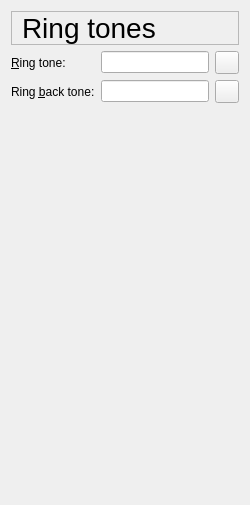
     <widget class="QWidget" name="pageRingTones">
      <layout class="QVBoxLayout">
       <item>
        <widget class="QLabel" name="ringtonesTitleTextLabel">
         <property name="font">
          <font>
           <pointsize>21</pointsize>
          </font>
         </property>
         <property name="frameShape">
          <enum>QFrame::StyledPanel</enum>
         </property>
         <property name="text">
          <string>Ring tones</string>
         </property>
         <property name="wordWrap">
          <bool>false</bool>
         </property>
         <property name="indent">
          <number>10</number>
         </property>
        </widget>
       </item>
       <item>
        <layout class="QGridLayout">
         <item row="1" column="2">
          <widget class="QToolButton" name="openRingbackToolButton">
           <property name="focusPolicy">
            <enum>Qt::TabFocus</enum>
           </property>
           <property name="whatsThis">
            <string>Select ring back tone file.</string>
           </property>
           <property name="text">
            <string/>
           </property>
           <property name="icon">
            <iconset resource="icons.qrc">
             <normaloff>:/icons/images/fileopen.png</normaloff>:/icons/images/fileopen.png</iconset>
           </property>
          </widget>
         </item>
         <item row="0" column="2">
          <widget class="QToolButton" name="openRingtoneToolButton">
           <property name="focusPolicy">
            <enum>Qt::TabFocus</enum>
           </property>
           <property name="whatsThis">
            <string>Select ring tone file.</string>
           </property>
           <property name="text">
            <string/>
           </property>
           <property name="icon">
            <iconset resource="icons.qrc">
             <normaloff>:/icons/images/fileopen.png</normaloff>:/icons/images/fileopen.png</iconset>
           </property>
          </widget>
         </item>
         <item row="1" column="0">
          <widget class="QLabel" name="ringbackTextLabel">
           <property name="text">
            <string>Ring &amp;back tone:</string>
           </property>
           <property name="wordWrap">
            <bool>false</bool>
           </property>
           <property name="buddy">
            <cstring>ringbackLineEdit</cstring>
           </property>
          </widget>
         </item>
         <item row="1" column="1">
          <widget class="QLineEdit" name="ringbackLineEdit">
           <property name="whatsThis">
            <string>&lt;p&gt;
Specify the file name of a .wav file that you want to be played as ring back tone for this user.
&lt;/p&gt;
&lt;p&gt;
This ring back tone overrides the ring back tone settings in the system settings.
&lt;/p&gt;</string>
           </property>
          </widget>
         </item>
         <item row="0" column="1">
          <widget class="QLineEdit" name="ringtoneLineEdit">
           <property name="whatsThis">
            <string>&lt;p&gt;
Specify the file name of a .wav file that you want to be played as ring tone for this user.
&lt;/p&gt;
&lt;p&gt;
This ring tone overrides the ring tone settings in the system settings.
&lt;/p&gt;</string>
           </property>
          </widget>
         </item>
         <item row="0" column="0">
          <widget class="QLabel" name="ringtoneTextLabel">
           <property name="text">
            <string>&amp;Ring tone:</string>
           </property>
           <property name="wordWrap">
            <bool>false</bool>
           </property>
           <property name="buddy">
            <cstring>ringtoneLineEdit</cstring>
           </property>
          </widget>
         </item>
        </layout>
       </item>
       <item>
        <spacer>
         <property name="orientation">
          <enum>Qt::Vertical</enum>
         </property>
         <property name="sizeType">
          <enum>QSizePolicy::Expanding</enum>
         </property>
         <property name="sizeHint" stdset="0">
          <size>
           <width>20</width>
           <height>391</height>
          </size>
         </property>
        </spacer>
       </item>
      </layout>
     </widget>
